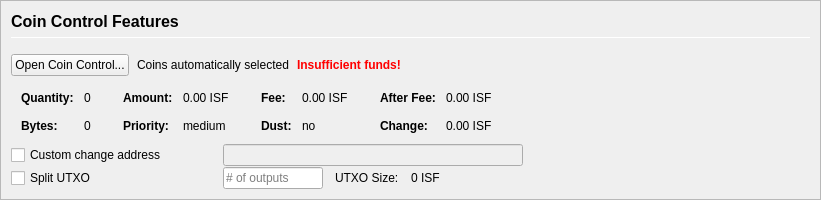
         <widget class="QFrame" name="frameCoinControl">
          <property name="sizePolicy">
           <sizepolicy hsizetype="Expanding" vsizetype="Expanding">
            <horstretch>0</horstretch>
            <verstretch>0</verstretch>
           </sizepolicy>
          </property>
          <property name="maximumSize">
           <size>
            <width>16777215</width>
            <height>16777215</height>
           </size>
          </property>
          <property name="frameShape">
           <enum>QFrame::StyledPanel</enum>
          </property>
          <property name="frameShadow">
           <enum>QFrame::Sunken</enum>
          </property>
          <layout class="QVBoxLayout" name="verticalLayoutCoinControl2">
           <property name="spacing">
            <number>0</number>
           </property>
           <property name="leftMargin">
            <number>0</number>
           </property>
           <property name="topMargin">
            <number>0</number>
           </property>
           <property name="rightMargin">
            <number>0</number>
           </property>
           <property name="bottomMargin">
            <number>0</number>
           </property>
           <item>
            <widget class="QFrame" name="frameCoinControl_BG">
             <layout class="QVBoxLayout" name="verticalLayoutCoinControl" stretch="0,0,0,0,0,0">
              <property name="spacing">
               <number>1</number>
              </property>
              <property name="leftMargin">
               <number>10</number>
              </property>
              <property name="topMargin">
               <number>10</number>
              </property>
              <item>
               <layout class="QHBoxLayout" name="horizontalLayoutCoinControl1">
                <property name="bottomMargin">
                 <number>15</number>
                </property>
                <item>
                 <layout class="QVBoxLayout" name="verticalLayout_3">
                  <property name="spacing">
                   <number>6</number>
                  </property>
                  <item>
                   <widget class="QLabel" name="labelCoinControlFeatures">
                    <property name="sizePolicy">
                     <sizepolicy hsizetype="Preferred" vsizetype="Maximum">
                      <horstretch>0</horstretch>
                      <verstretch>0</verstretch>
                     </sizepolicy>
                    </property>
                    <property name="minimumSize">
                     <size>
                      <width>0</width>
                      <height>20</height>
                     </size>
                    </property>
                    <property name="font">
                     <font>
                      <pointsize>12</pointsize>
                      <weight>75</weight>
                      <bold>true</bold>
                     </font>
                    </property>
                    <property name="styleSheet">
                     <string notr="true">font-weight:bold;</string>
                    </property>
                    <property name="text">
                     <string>Coin Control Features</string>
                    </property>
                   </widget>
                  </item>
                  <item>
                   <widget class="Line" name="line">
                    <property name="minimumSize">
                     <size>
                      <width>0</width>
                      <height>1</height>
                     </size>
                    </property>
                    <property name="maximumSize">
                     <size>
                      <width>16777215</width>
                      <height>1</height>
                     </size>
                    </property>
                    <property name="orientation">
                     <enum>Qt::Horizontal</enum>
                    </property>
                   </widget>
                  </item>
                 </layout>
                </item>
               </layout>
              </item>
              <item>
               <layout class="QHBoxLayout" name="horizontalLayoutCoinControl2" stretch="0,0,0,0">
                <property name="spacing">
                 <number>8</number>
                </property>
                <property name="bottomMargin">
                 <number>10</number>
                </property>
                <item>
                 <widget class="QPushButton" name="pushButtonCoinControl">
                  <property name="styleSheet">
                   <string notr="true"/>
                  </property>
                  <property name="text">
                   <string>Open Coin Control...</string>
                  </property>
                  <property name="autoDefault">
                   <bool>false</bool>
                  </property>
                 </widget>
                </item>
                <item>
                 <widget class="QLabel" name="labelCoinControlAutomaticallySelected">
                  <property name="text">
                   <string>Coins automatically selected</string>
                  </property>
                  <property name="margin">
                   <number>5</number>
                  </property>
                 </widget>
                </item>
                <item>
                 <widget class="QLabel" name="labelCoinControlInsuffFunds">
                  <property name="font">
                   <font>
                    <weight>75</weight>
                    <bold>true</bold>
                   </font>
                  </property>
                  <property name="styleSheet">
                   <string notr="true">color:red;font-weight:bold;</string>
                  </property>
                  <property name="text">
                   <string>Insufficient funds!</string>
                  </property>
                  <property name="margin">
                   <number>5</number>
                  </property>
                 </widget>
                </item>
                <item>
                 <spacer name="horizontalSpacerCoinControl">
                  <property name="orientation">
                   <enum>Qt::Horizontal</enum>
                  </property>
                  <property name="sizeHint" stdset="0">
                   <size>
                    <width>40</width>
                    <height>1</height>
                   </size>
                  </property>
                 </spacer>
                </item>
               </layout>
              </item>
              <item>
               <widget class="QWidget" name="widgetCoinControl" native="true">
                <property name="sizePolicy">
                 <sizepolicy hsizetype="Preferred" vsizetype="Preferred">
                  <horstretch>0</horstretch>
                  <verstretch>0</verstretch>
                 </sizepolicy>
                </property>
                <property name="minimumSize">
                 <size>
                  <width>0</width>
                  <height>0</height>
                 </size>
                </property>
                <property name="styleSheet">
                 <string notr="true"/>
                </property>
                <layout class="QHBoxLayout" name="horizontalLayoutCoinControl5">
                 <property name="leftMargin">
                  <number>0</number>
                 </property>
                 <property name="topMargin">
                  <number>0</number>
                 </property>
                 <property name="rightMargin">
                  <number>0</number>
                 </property>
                 <property name="bottomMargin">
                  <number>0</number>
                 </property>
                 <item>
                  <layout class="QHBoxLayout" name="horizontalLayoutCoinControl3" stretch="0,0,0,1">
                   <property name="spacing">
                    <number>20</number>
                   </property>
                   <property name="topMargin">
                    <number>0</number>
                   </property>
                   <property name="bottomMargin">
                    <number>10</number>
                   </property>
                   <item>
                    <layout class="QFormLayout" name="formLayoutCoinControl1">
                     <property name="horizontalSpacing">
                      <number>10</number>
                     </property>
                     <property name="verticalSpacing">
                      <number>14</number>
                     </property>
                     <property name="leftMargin">
                      <number>10</number>
                     </property>
                     <property name="topMargin">
                      <number>4</number>
                     </property>
                     <property name="rightMargin">
                      <number>6</number>
                     </property>
                     <item row="0" column="0">
                      <widget class="QLabel" name="labelCoinControlQuantityText">
                       <property name="font">
                        <font>
                         <weight>75</weight>
                         <bold>true</bold>
                        </font>
                       </property>
                       <property name="text">
                        <string>Quantity:</string>
                       </property>
                       <property name="margin">
                        <number>0</number>
                       </property>
                      </widget>
                     </item>
                     <item row="0" column="1">
                      <widget class="QLabel" name="labelCoinControlQuantity">
                       <property name="cursor">
                        <cursorShape>IBeamCursor</cursorShape>
                       </property>
                       <property name="contextMenuPolicy">
                        <enum>Qt::ActionsContextMenu</enum>
                       </property>
                       <property name="text">
                        <string notr="true">0</string>
                       </property>
                       <property name="margin">
                        <number>0</number>
                       </property>
                       <property name="textInteractionFlags">
                        <set>Qt::LinksAccessibleByMouse|Qt::TextSelectableByKeyboard|Qt::TextSelectableByMouse</set>
                       </property>
                      </widget>
                     </item>
                     <item row="1" column="0">
                      <widget class="QLabel" name="labelCoinControlBytesText">
                       <property name="font">
                        <font>
                         <weight>75</weight>
                         <bold>true</bold>
                        </font>
                       </property>
                       <property name="text">
                        <string>Bytes:</string>
                       </property>
                      </widget>
                     </item>
                     <item row="1" column="1">
                      <widget class="QLabel" name="labelCoinControlBytes">
                       <property name="cursor">
                        <cursorShape>IBeamCursor</cursorShape>
                       </property>
                       <property name="contextMenuPolicy">
                        <enum>Qt::ActionsContextMenu</enum>
                       </property>
                       <property name="text">
                        <string notr="true">0</string>
                       </property>
                       <property name="textInteractionFlags">
                        <set>Qt::LinksAccessibleByMouse|Qt::TextSelectableByKeyboard|Qt::TextSelectableByMouse</set>
                       </property>
                      </widget>
                     </item>
                    </layout>
                   </item>
                   <item>
                    <layout class="QFormLayout" name="formLayoutCoinControl2">
                     <property name="horizontalSpacing">
                      <number>10</number>
                     </property>
                     <property name="verticalSpacing">
                      <number>14</number>
                     </property>
                     <property name="leftMargin">
                      <number>6</number>
                     </property>
                     <property name="topMargin">
                      <number>4</number>
                     </property>
                     <property name="rightMargin">
                      <number>6</number>
                     </property>
                     <item row="0" column="0">
                      <widget class="QLabel" name="labelCoinControlAmountText">
                       <property name="font">
                        <font>
                         <weight>75</weight>
                         <bold>true</bold>
                        </font>
                       </property>
                       <property name="text">
                        <string>Amount:</string>
                       </property>
                       <property name="margin">
                        <number>0</number>
                       </property>
                      </widget>
                     </item>
                     <item row="0" column="1">
                      <widget class="QLabel" name="labelCoinControlAmount">
                       <property name="cursor">
                        <cursorShape>IBeamCursor</cursorShape>
                       </property>
                       <property name="contextMenuPolicy">
                        <enum>Qt::ActionsContextMenu</enum>
                       </property>
                       <property name="text">
                        <string notr="true">0.00 ISF</string>
                       </property>
                       <property name="textInteractionFlags">
                        <set>Qt::LinksAccessibleByMouse|Qt::TextSelectableByKeyboard|Qt::TextSelectableByMouse</set>
                       </property>
                      </widget>
                     </item>
                     <item row="1" column="0">
                      <widget class="QLabel" name="labelCoinControlPriorityText">
                       <property name="font">
                        <font>
                         <weight>75</weight>
                         <bold>true</bold>
                        </font>
                       </property>
                       <property name="text">
                        <string>Priority:</string>
                       </property>
                      </widget>
                     </item>
                     <item row="1" column="1">
                      <widget class="QLabel" name="labelCoinControlPriority">
                       <property name="cursor">
                        <cursorShape>IBeamCursor</cursorShape>
                       </property>
                       <property name="contextMenuPolicy">
                        <enum>Qt::ActionsContextMenu</enum>
                       </property>
                       <property name="text">
                        <string>medium</string>
                       </property>
                       <property name="textInteractionFlags">
                        <set>Qt::LinksAccessibleByMouse|Qt::TextSelectableByKeyboard|Qt::TextSelectableByMouse</set>
                       </property>
                      </widget>
                     </item>
                    </layout>
                   </item>
                   <item>
                    <layout class="QFormLayout" name="formLayoutCoinControl3">
                     <property name="horizontalSpacing">
                      <number>10</number>
                     </property>
                     <property name="verticalSpacing">
                      <number>14</number>
                     </property>
                     <property name="leftMargin">
                      <number>6</number>
                     </property>
                     <property name="topMargin">
                      <number>4</number>
                     </property>
                     <property name="rightMargin">
                      <number>6</number>
                     </property>
                     <item row="0" column="0">
                      <widget class="QLabel" name="labelCoinControlFeeText">
                       <property name="font">
                        <font>
                         <weight>75</weight>
                         <bold>true</bold>
                        </font>
                       </property>
                       <property name="text">
                        <string>Fee:</string>
                       </property>
                       <property name="margin">
                        <number>0</number>
                       </property>
                      </widget>
                     </item>
                     <item row="0" column="1">
                      <widget class="QLabel" name="labelCoinControlFee">
                       <property name="cursor">
                        <cursorShape>IBeamCursor</cursorShape>
                       </property>
                       <property name="contextMenuPolicy">
                        <enum>Qt::ActionsContextMenu</enum>
                       </property>
                       <property name="text">
                        <string notr="true">0.00 ISF</string>
                       </property>
                       <property name="textInteractionFlags">
                        <set>Qt::LinksAccessibleByMouse|Qt::TextSelectableByKeyboard|Qt::TextSelectableByMouse</set>
                       </property>
                      </widget>
                     </item>
                     <item row="1" column="0">
                      <widget class="QLabel" name="labelCoinControlLowOutputText">
                       <property name="font">
                        <font>
                         <weight>75</weight>
                         <bold>true</bold>
                        </font>
                       </property>
                       <property name="text">
                        <string>Dust:</string>
                       </property>
                      </widget>
                     </item>
                     <item row="1" column="1">
                      <widget class="QLabel" name="labelCoinControlLowOutput">
                       <property name="cursor">
                        <cursorShape>IBeamCursor</cursorShape>
                       </property>
                       <property name="contextMenuPolicy">
                        <enum>Qt::ActionsContextMenu</enum>
                       </property>
                       <property name="text">
                        <string>no</string>
                       </property>
                       <property name="textInteractionFlags">
                        <set>Qt::LinksAccessibleByMouse|Qt::TextSelectableByKeyboard|Qt::TextSelectableByMouse</set>
                       </property>
                      </widget>
                     </item>
                    </layout>
                   </item>
                   <item>
                    <layout class="QFormLayout" name="formLayoutCoinControl4">
                     <property name="horizontalSpacing">
                      <number>10</number>
                     </property>
                     <property name="verticalSpacing">
                      <number>14</number>
                     </property>
                     <property name="leftMargin">
                      <number>6</number>
                     </property>
                     <property name="topMargin">
                      <number>4</number>
                     </property>
                     <property name="rightMargin">
                      <number>6</number>
                     </property>
                     <item row="0" column="0">
                      <widget class="QLabel" name="labelCoinControlAfterFeeText">
                       <property name="font">
                        <font>
                         <weight>75</weight>
                         <bold>true</bold>
                        </font>
                       </property>
                       <property name="text">
                        <string>After Fee:</string>
                       </property>
                       <property name="margin">
                        <number>0</number>
                       </property>
                      </widget>
                     </item>
                     <item row="0" column="1">
                      <widget class="QLabel" name="labelCoinControlAfterFee">
                       <property name="cursor">
                        <cursorShape>IBeamCursor</cursorShape>
                       </property>
                       <property name="contextMenuPolicy">
                        <enum>Qt::ActionsContextMenu</enum>
                       </property>
                       <property name="text">
                        <string notr="true">0.00 ISF</string>
                       </property>
                       <property name="textInteractionFlags">
                        <set>Qt::LinksAccessibleByMouse|Qt::TextSelectableByKeyboard|Qt::TextSelectableByMouse</set>
                       </property>
                      </widget>
                     </item>
                     <item row="1" column="0">
                      <widget class="QLabel" name="labelCoinControlChangeText">
                       <property name="font">
                        <font>
                         <weight>75</weight>
                         <bold>true</bold>
                        </font>
                       </property>
                       <property name="text">
                        <string>Change:</string>
                       </property>
                      </widget>
                     </item>
                     <item row="1" column="1">
                      <widget class="QLabel" name="labelCoinControlChange">
                       <property name="cursor">
                        <cursorShape>IBeamCursor</cursorShape>
                       </property>
                       <property name="contextMenuPolicy">
                        <enum>Qt::ActionsContextMenu</enum>
                       </property>
                       <property name="text">
                        <string notr="true">0.00 ISF</string>
                       </property>
                       <property name="textInteractionFlags">
                        <set>Qt::LinksAccessibleByMouse|Qt::TextSelectableByKeyboard|Qt::TextSelectableByMouse</set>
                       </property>
                      </widget>
                     </item>
                    </layout>
                   </item>
                  </layout>
                 </item>
                </layout>
               </widget>
              </item>
              <item>
               <layout class="QHBoxLayout" name="horizontalLayoutCoinControl4">
                <property name="spacing">
                 <number>12</number>
                </property>
                <property name="sizeConstraint">
                 <enum>QLayout::SetDefaultConstraint</enum>
                </property>
                <property name="topMargin">
                 <number>0</number>
                </property>
                <property name="rightMargin">
                 <number>0</number>
                </property>
                <item>
                 <widget class="QCheckBox" name="checkBoxCoinControlChange">
                  <property name="sizePolicy">
                   <sizepolicy hsizetype="Preferred" vsizetype="Preferred">
                    <horstretch>0</horstretch>
                    <verstretch>0</verstretch>
                   </sizepolicy>
                  </property>
                  <property name="minimumSize">
                   <size>
                    <width>200</width>
                    <height>0</height>
                   </size>
                  </property>
                  <property name="maximumSize">
                   <size>
                    <width>200</width>
                    <height>16777215</height>
                   </size>
                  </property>
                  <property name="toolTip">
                   <string>If this is activated, but the change address is empty or invalid, change will be sent to a newly generated address.</string>
                  </property>
                  <property name="text">
                   <string>Custom change address</string>
                  </property>
                 </widget>
                </item>
                <item>
                 <widget class="QValidatedLineEdit" name="lineEditCoinControlChange">
                  <property name="enabled">
                   <bool>false</bool>
                  </property>
                  <property name="sizePolicy">
                   <sizepolicy hsizetype="Preferred" vsizetype="Preferred">
                    <horstretch>0</horstretch>
                    <verstretch>0</verstretch>
                   </sizepolicy>
                  </property>
                  <property name="minimumSize">
                   <size>
                    <width>300</width>
                    <height>0</height>
                   </size>
                  </property>
                 </widget>
                </item>
                <item>
                 <widget class="QLabel" name="labelCoinControlChangeLabel">
                  <property name="sizePolicy">
                   <sizepolicy hsizetype="Preferred" vsizetype="Preferred">
                    <horstretch>0</horstretch>
                    <verstretch>0</verstretch>
                   </sizepolicy>
                  </property>
                  <property name="minimumSize">
                   <size>
                    <width>100</width>
                    <height>0</height>
                   </size>
                  </property>
                  <property name="text">
                   <string/>
                  </property>
                  <property name="margin">
                   <number>3</number>
                  </property>
                 </widget>
                </item>
               </layout>
              </item>
              <item>
               <layout class="QHBoxLayout" name="horizontalLayoutCoinControl6">
                <property name="spacing">
                 <number>12</number>
                </property>
                <property name="rightMargin">
                 <number>0</number>
                </property>
                <item>
                 <widget class="QCheckBox" name="splitBlockCheckBox">
                  <property name="sizePolicy">
                   <sizepolicy hsizetype="Preferred" vsizetype="Preferred">
                    <horstretch>0</horstretch>
                    <verstretch>0</verstretch>
                   </sizepolicy>
                  </property>
                  <property name="minimumSize">
                   <size>
                    <width>200</width>
                    <height>0</height>
                   </size>
                  </property>
                  <property name="maximumSize">
                   <size>
                    <width>200</width>
                    <height>16777215</height>
                   </size>
                  </property>
                  <property name="text">
                   <string>Split UTXO</string>
                  </property>
                 </widget>
                </item>
                <item>
                 <widget class="QLineEdit" name="splitBlockLineEdit">
                  <property name="sizePolicy">
                   <sizepolicy hsizetype="Preferred" vsizetype="Preferred">
                    <horstretch>50</horstretch>
                    <verstretch>0</verstretch>
                   </sizepolicy>
                  </property>
                  <property name="minimumSize">
                   <size>
                    <width>100</width>
                    <height>0</height>
                   </size>
                  </property>
                  <property name="maximumSize">
                   <size>
                    <width>100</width>
                    <height>16777215</height>
                   </size>
                  </property>
                  <property name="placeholderText">
                   <string># of outputs</string>
                  </property>
                 </widget>
                </item>
                <item>
                 <widget class="QLabel" name="labelBlockSizeText">
                  <property name="text">
                   <string>UTXO Size:</string>
                  </property>
                 </widget>
                </item>
                <item>
                 <widget class="QLabel" name="labelBlockSize">
                  <property name="text">
                   <string>0 ISF</string>
                  </property>
                 </widget>
                </item>
                <item>
                 <spacer name="horizontalSpacer_7">
                  <property name="orientation">
                   <enum>Qt::Horizontal</enum>
                  </property>
                  <property name="sizeHint" stdset="0">
                   <size>
                    <width>40</width>
                    <height>20</height>
                   </size>
                  </property>
                 </spacer>
                </item>
               </layout>
              </item>
              <item>
               <spacer name="verticalSpacerCoinControl">
                <property name="orientation">
                 <enum>Qt::Vertical</enum>
                </property>
                <property name="sizeHint" stdset="0">
                 <size>
                  <width>800</width>
                  <height>1</height>
                 </size>
                </property>
               </spacer>
              </item>
             </layout>
            </widget>
           </item>
          </layout>
         </widget>
